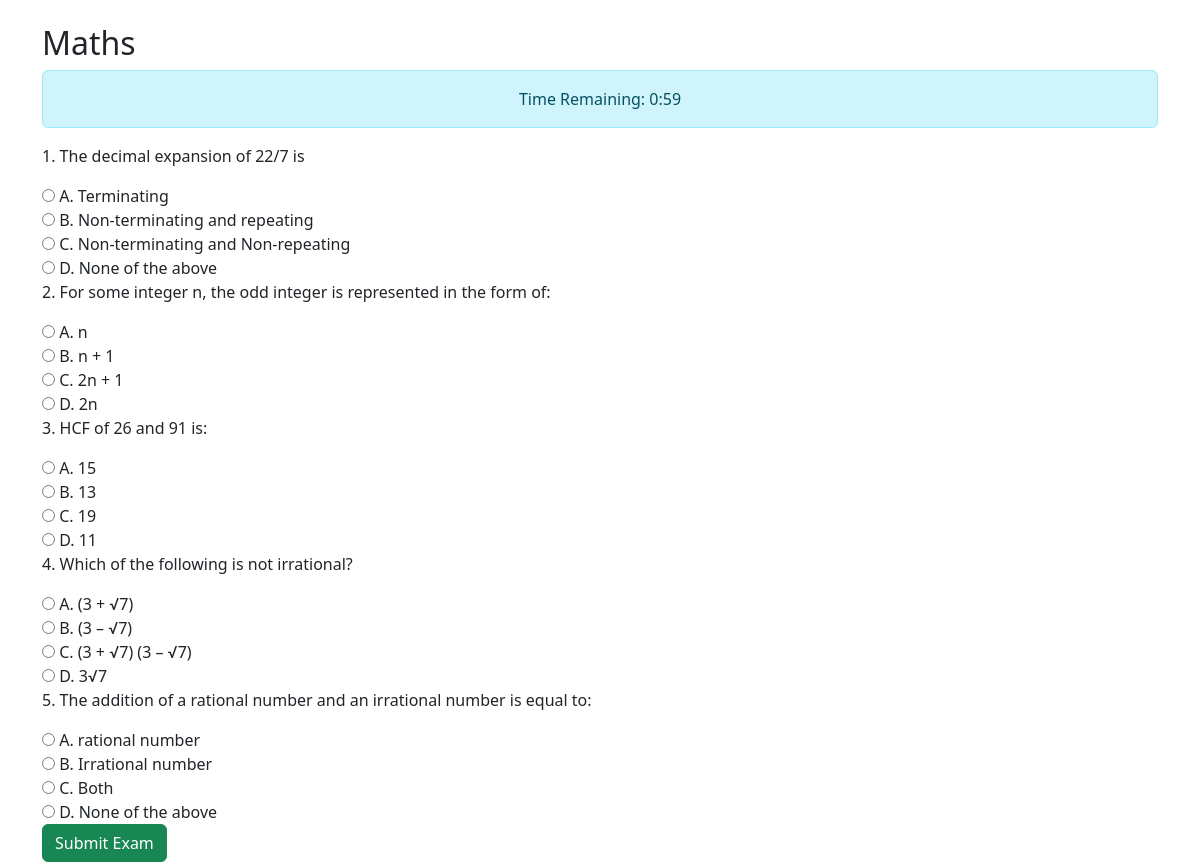
Page /exam/2/ (signed in) on the committed database.
### exam/models.py (models this page shows, shortened)
class Exam(models.Model):
    title = models.CharField(max_length=100)
    duration = models.IntegerField()  # ✅ This must exist
    date = models.DateField(default=timezone.now)

class Question(models.Model):
    exam = models.ForeignKey(Exam, on_delete=models.CASCADE, related_name='questions')
    text = models.CharField(max_length=255)
    option_a = models.CharField(max_length=255)
    option_b = models.CharField(max_length=255)
    option_c = models.CharField(max_length=255)
    option_d = models.CharField(max_length=255)
    correct_answer = models.CharField(
        max_length=1,
        choices=[
            ('A', 'Option A'),
            ('B', 'Option B'),
            ('C', 'Option C'),
            ('D', 'Option D'),
        ],
        default='A'
    )

### exam/views.py (the view, shortened to what this page needs)
# urls.py: path('exam/<int:exam_id>/', views.exam_detail, name='take_exam'),
@login_required
def exam_detail(request, exam_id):
    exam = Exam.objects.get(id=exam_id)
    questions = Question.objects.filter(exam=exam)
    student = request.user
    request.session['start_time'] = timezone.now().isoformat()
    return render(request, 'exam/exam_detail.html', {'exam': exam, 'questions': questions})

### exam/templates/exam/exam_detail.html (shortened to what this page needs)
{% load static %}
<!DOCTYPE html>
<html lang="en">
<head>
     <link rel="stylesheet" href="{% static 'bootstrap/bootstrap.min.css' %}">
</head>
<body>
<div class="container mt-4">
    <h2>{{ exam.title }}</h2>
    <div class="alert alert-info text-center">Time Remaining: <span id="timer"></span></div>
    <form method="POST">
      {% for question in questions %}
        <p>{{ forloop.counter }}. {{ question.text }}</p>
	  <label>
	     <input type="radio" name="question_{{ question.id }}" value="A">
	     A. {{ question.option_a }}
	  </label><br>
	  <label>
             <input type="radio" name="question_{{ question.id }}" value="B">
	     B. {{ question.option_b }}
	  </label><br>
	  <label>
             <input type="radio" name="question_{{ question.id }}" value="C">
	     C. {{ question.option_c }}
	  </label><br>
	  <label>
             <input type="radio" name="question_{{ question.id }}" value="D">
	     D. {{ question.option_d }}
	  </label><br>
      {% endfor %}
      <button type="submit" class="btn btn-success">Submit Exam</button>
    </form>
</div>
</body>
</html>

### rows in the picture
Exam: title "Maths"
Question: text "The decimal expansion of 22/7 is", option_a "Terminating", option_b "Non-terminating and repeating", option_c "Non-terminating and Non-repeating", option_d "None of the above"
Question: text "For some integer n, the odd integer is represented in the form of:", option_a "n", option_b "n + 1", option_c "2n + 1", option_d "2n"
Question: text "HCF of 26 and 91 is:", option_a "15", option_b "13", option_c "19", option_d "11"
Question: text "Which of the following is not irrational?", option_a "(3 + √7)", option_b "(3 – √7)", option_c "(3 + √7) (3 – √7)", option_d "3√7"
Question: text "The addition of a rational number and an irrational number is equal to:", option_a "rational number", option_b "Irrational number", option_c "Both", option_d "None of the above"
